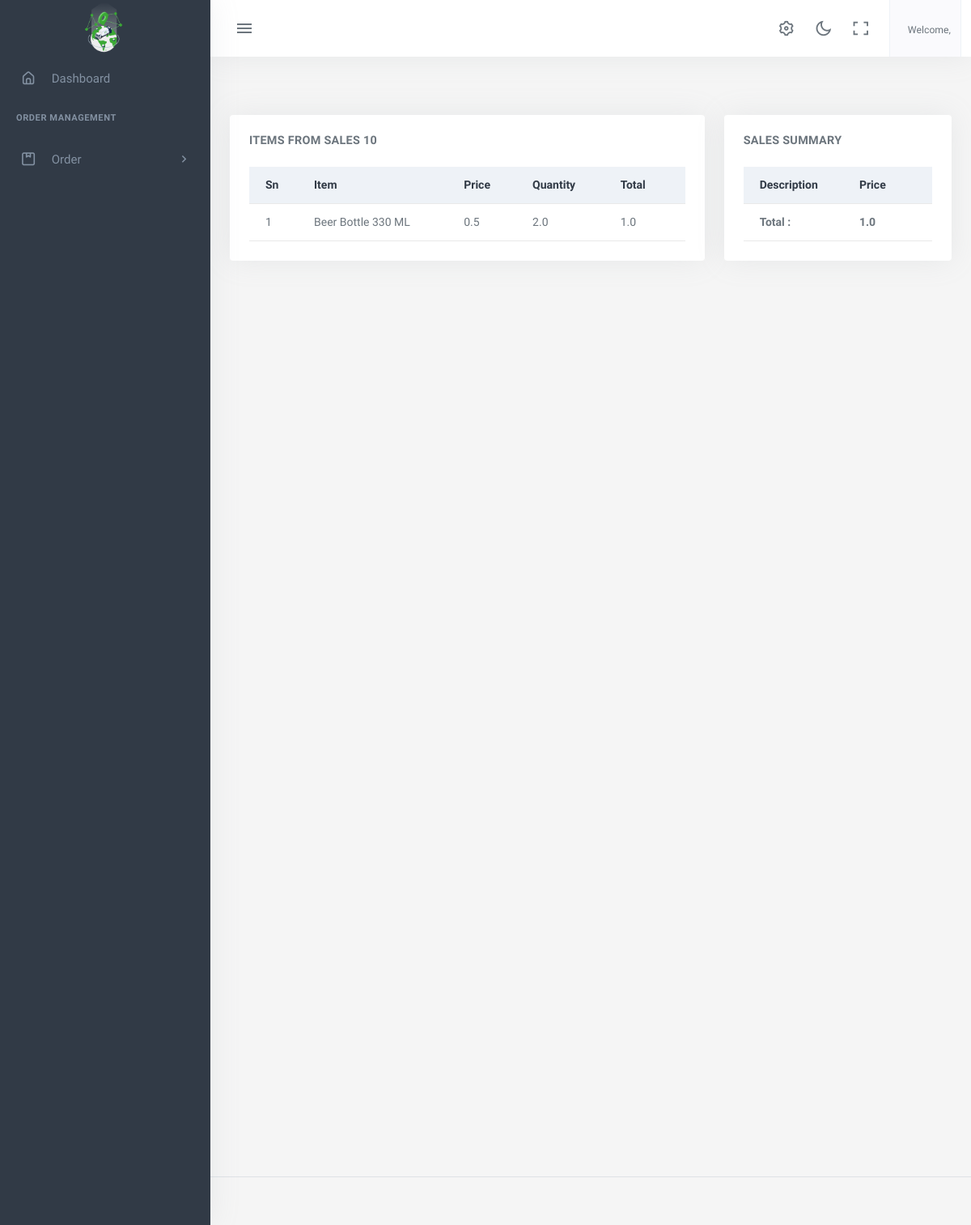
The app's page /sales/detail/10 with its own data.
### app2/models.py (models this page shows)
class AboutUS(models.Model):
    company_name=models.CharField(max_length=100)
    logo= models.ImageField(upload_to='logoimage/')
    address = models.CharField(max_length=1000)
    email = models.EmailField()
    contactNo= models.CharField(max_length=15)
    class Meta:
        ordering =['-id']

### products/models.py (models this page shows, shortened)
class Invoice(models.Model):
    transaction = models.CharField(max_length = 250, default=generate_transaction_id, editable=False)
    customer = models.ForeignKey(Customers, on_delete=models.CASCADE,related_name='Customers',null=True,blank=True)
    total = models.FloatField(default= 0)
    date_created = models.CharField(max_length=50,default=nepali_datetime.date.today().strftime("%d-%B-%Y"), editable=False)
    class Meta:
        ordering =['-id',]

class Invoice_Item(models.Model):
    invoice = models.ForeignKey(Invoice, on_delete=models.CASCADE, null=True, blank=True, related_name='invoice_items')
    product = models.ForeignKey(Product, on_delete=models.CASCADE)
    price = models.FloatField(default=0)
    quantity = models.FloatField(default=0)
    def get_cost(self):
        return self.quantity * self.price

class Product(models.Model):
    category = models.ForeignKey(Category, on_delete = models.CASCADE, related_name = 'product_category')
    product_name = models.CharField(max_length = 150)
    product_image = models.ImageField(upload_to='productimage/')
    previous_rate = models.FloatField(default=0)
    rate = models.FloatField()
    unit  = models.ForeignKey(Unit, on_delete= models.SET_NULL, null =True, blank=True, related_name ='product_unit')
    slug = AutoSlugField(populate_from ='product_name')
    order_number = models.IntegerField(null=True, blank=True, default=1)
    class Meta:
        ordering =['order_number']
    def __str__(self):
        return self.product_name

### app2/views.py (the view)
# urls.py: path('sales/detail/<int:id>', views.sales_details, name='sales_details'),
def sales_details(request, id=None):
    sales_instance = Invoice.objects.get(id=id)
    return render(request, 'app2/sales_detail.html',{'sales_instance':sales_instance})

### app2/context_processors.py (called while the page is built)
def aboutus(request):
    pick_Up_Plans=Pick_Up_Plan.objects.all()
    aboutus = AboutUS.objects.first()
    return {'contact': aboutus,'details':pick_Up_Plans,'company':aboutus}

def usercount(request):
    totalClient = User.objects.filter(is_user= True).count
    return ({
        'totalClient':totalClient
    })

def invoice(request):
    received_orders = Order.objects.filter(order_status='received')
    paid_amount = received_orders.aggregate(total_cost=Sum('totalPrice'))['total_cost'] or 0
    order = Order.objects.all().count
    unreceived_orders = Order.objects.exclude(Q(order_status='received') | Q(order_status='pending'))
    unpaid_amount = unreceived_orders.aggregate(total_cost=Sum('totalPrice'))['total_cost'] or 0
    return({
        'paidamount':paid_amount,
        'totalOrders':order,
        'unpaidamount':unpaid_amount
    })

def notification(request):
    notifications = Pick_Up_Plan.objects.filter(date=datetime.today())
    return({
        'notifications':notifications
    })

def total_cashbook(request):
    dailytransactions_list = Daily.objects.all()
    grand_total = dailytransactions_list.aggregate(Sum('total'))['total__sum']
    return ({
        'grand_total':grand_total,
    })

### app2/models.py (called while the page is built)
    def __str__(self):
        return self.ownerName

### app2/templates/app2/sales_detail.html (shortened to what this page needs)
{% extends 'app2/base.html' %}
{% load static %}
{% load custome_filter %}
{% block body %}
<div class="content-page">
    <div class="content">
        <div class="container-fluid pt-5">
            <div class="row">
                <div class="col-lg-8">
                    <div class="card">
                        <div class="card-body">
                            <h4 class="header-title mb-3">Items from Sales {{sales_instance.id}}</h4>
                            <div class="table-responsive">
                                <table class="table mb-0">
                                    <thead class="table-light">
                                    <tr>
                                        <th>Sn</th>
                                        <th>Item</th>
                                        <th>Price</th>
                                        <th>Quantity</th>
                                        <th>Total</th>
                                    </tr>
                                    </thead>
                                    <tbody>
                                    {% for item in sales_instance.invoice_items.all %}
                                    <tr>
                                        <td>{{forloop.counter}}</td>
                                        <td>{{item.product}}</td>
                                        <td>{{item.price}} </td>
                                        <td>{{item.quantity}}</td>
                                        <td>{{ item.get_cost }}</td>
                                    </tr>
                                    {% endfor %}
                                    </tbody>
                                </table>
                            </div>
                        </div>
                    </div>
                </div>
                <div class="col-lg-4">
                    <div class="card">
                        <div class="card-body">
                            <h4 class="header-title mb-3">Sales Summary</h4>
                            <div class="table-responsive">
                                <table class="table mb-0">
                                    <thead class="table-light">
                                    <tr>
                                        <th>Description</th>
                                        <th>Price</th>
                                    </tr>
                                    </thead>
                                    <tbody>
                                    <tr>
                                        <th>Total :</th>
                                        <th>{{sales_instance.total}}</th>
                                    </tr>
                                    </tbody>
                                </table>
                            </div>
                        </div>
                    </div>
                </div>
            </div>
        </div>
    </div>
</div>
{% endblock %}

### app2/templates/app2/base.html (shortened to what this page needs)
{% load static %}
<!DOCTYPE html>
<html lang="en">
    <head>
        <link rel="stylesheet" href="{% static 'app2/assets/vendor/jquery-toast-plugin/jquery.toast.min.css'%}">
        <link href="{% static 'app2/assets/css/app-saas.min.css'%}" rel="stylesheet" type="text/css" id="app-style" />
        <link href="{% static 'app2/assets/css/icons.min.css'%}" rel="stylesheet" type="text/css" />
        <link href="{% static 'app2/assets/vendor/bootstrap-datepicker/css/bootstrap-datepicker.min.css'%}" rel="stylesheet" type="text/css" />
        <link href="{% static 'app2/assets/vendor/select2/css/select2.min.css'%}" rel="stylesheet" type="text/css" />
        <link href="{% static 'app2/assets/vendor/datatables.net-bs5/css/dataTables.bootstrap5.min.css'%}" rel="stylesheet" type="text/css" />
        <link href="{% static 'app2/assets/vendor/datatables.net-responsive-bs5/css/responsive.bootstrap5.min.css'%}" rel="stylesheet" type="text/css" />
        <link href="{% static 'app2/assets/css/app-saas.min.css'%}" rel="stylesheet" type="text/css" id="app-style" />
        <link href="{% static 'app2/assets/css/icons.min.css'%}" rel="stylesheet" type="text/css" />
        <link rel="stylesheet" href="https://cdnjs.cloudflare.com/ajax/libs/font-awesome/6.0.0/css/all.min.css">
        <link href="https://cdn.jsdelivr.net/npm/summernote@0.8.16/dist/summernote-lite.min.css" rel="stylesheet">
    </head>
    <link rel="stylesheet" href="https://maxcdn.bootstrapcdn.com/font-awesome/4.7.0/css/font-awesome.min.css">
    <body>
        <div class="wrapper">
            <div class="navbar-custom">
                <div class="topbar container-fluid justify-content-between">
                    <div class="d-flex align-items-center  gap-lg-2 gap-1">
                        <button class="button-toggle-menu sm:float-end">
                            <i class="mdi mdi-menu"></i>
                        </button>
                    </div>
                    <ul class="topbar-menu d-flex align-items-center gap-3">
                        <li class="d-none d-sm-inline-block">
                            <a class="nav-link" data-bs-toggle="offcanvas" href="#theme-settings-offcanvas">
                                <i class="ri-settings-3-line font-22"></i>
                            </a>
                        </li>
                        <li class="d-none d-sm-inline-block">
                            <div class="nav-link" id="light-dark-mode" data-bs-toggle="tooltip" data-bs-placement="left" title="Theme Mode">
                                <i class="ri-moon-line font-22"></i>
                            </div>
                        </li>
                        <li class="d-none d-md-inline-block">
                            <a class="nav-link" href="#" data-toggle="fullscreen">
                                <i class="ri-fullscreen-line font-22"></i>
                            </a>
                        </li>
                        <li class="dropdown">
                            <a class="nav-link dropdown-toggle arrow-none nav-user px-2" data-bs-toggle="dropdown" href="#" role="button" aria-haspopup="false" aria-expanded="false">
                                <span class="d-lg-flex flex-column gap-1 d-none">
                                    <h6 class="my-0 fw-normal">Welcome, {{request.user.name}}</h6>
                                </span>
                            </a>
                        </li>
                    </ul>
                </div>
            </div>
            <div class="leftside-menu">
                <a href="{% url 'dashboard:index' %}" class="logo logo-light">
                    <span class="logo-lg">
                        <img src="{{company.logo.url}}" alt="logo" style="height: 64px;">
                    </span>
                </a>
                <div class="h-100" id="leftside-menu-container" data-simplebar>
                    <ul class="side-nav">
                        <li class="side-nav-item">
                            <a href="{% url 'dashboard:index' %}" class="side-nav-link">
                                <i class="uil-home-alt"></i>
                                <span> Dashboard </span>
                            </a>
                        </li>
                        <li class="side-nav-title">Order Management </li>
                        <li class="side-nav-item">
                            <a data-bs-toggle="collapse" href="#sidebarPages1" aria-expanded="false" aria-controls="sidebarPages" class="side-nav-link">
                                <i class="uil-package"></i>
                                <span> Order </span>
                                <span class="menu-arrow"></span>
                            </a>
                        </li>
                    </ul>
                </div>
            </div>
  {% block body %}
  {% endblock  %}
        <footer class="footer">
            <div class="container-fluid">
                <div class="row">
                    <div class="col-md-6">
                    </div>
                </div>
            </div>
        </footer>
    </div>
                        </body>
                        </html>

### records on screen
AboutUS: logo (picture)
Invoice: id "10", total "1.0"
Invoice_Item: product "Beer Bottle 330 ML", price "0.5", quantity "2.0", get_cost "1.0"
